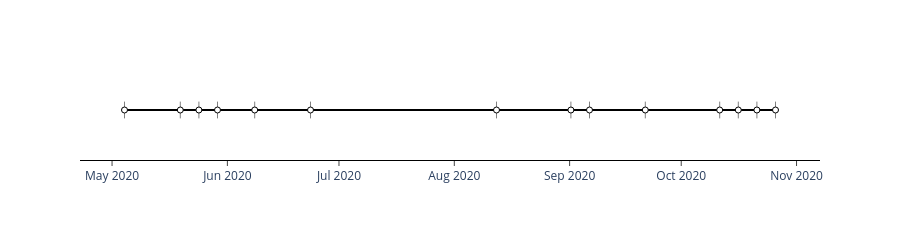

The notebook cell this image was saved under:
### Markdown cell above
Convert GEE ImageCollection to wxee TimeSeries and have a look at the temporal distribution of the available images matching our search criteria (max. cloud cover etc.).

### Code cell
S2_ts = S2.wx.to_time_series()
S2_ts.timeline()
